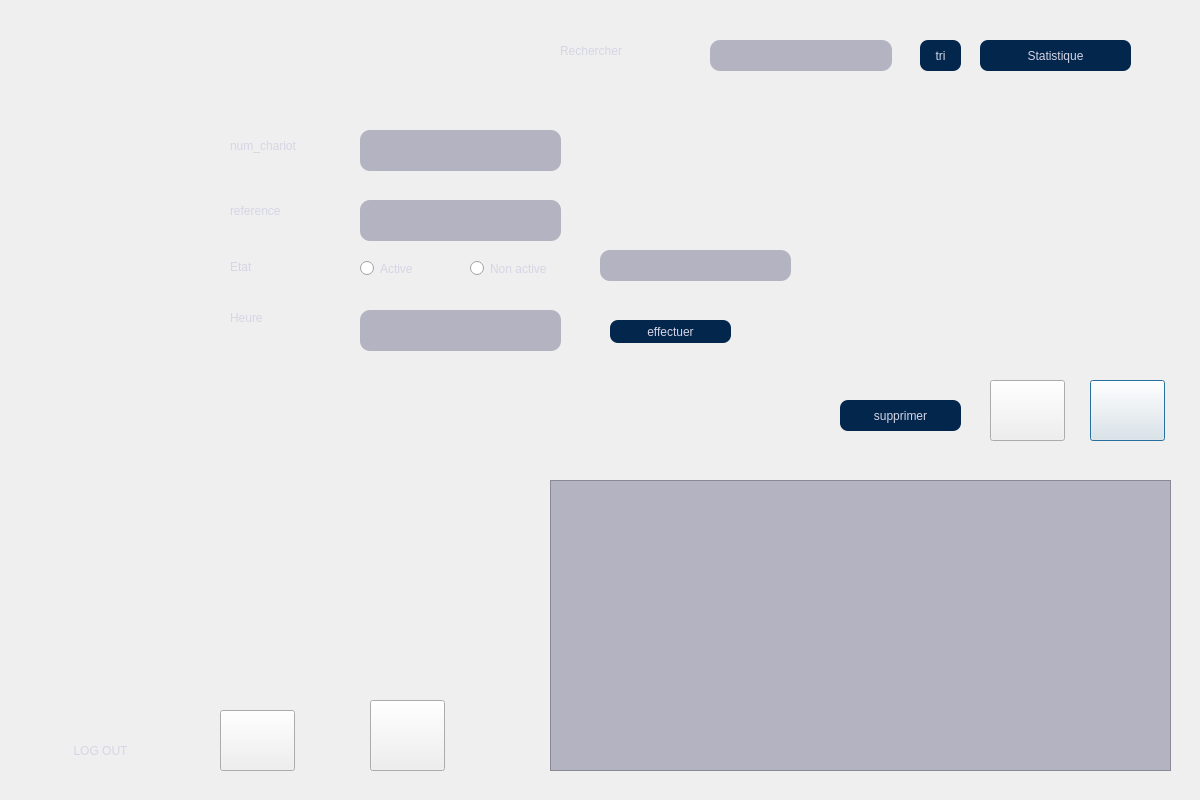
<?xml version="1.0" encoding="UTF-8"?>
<ui version="4.0">
 <class>chariot</class>
 <widget class="QDialog" name="chariot">
  <property name="geometry">
   <rect>
    <x>0</x>
    <y>0</y>
    <width>1200</width>
    <height>800</height>
   </rect>
  </property>
  <property name="windowTitle">
   <string>Dialog</string>
  </property>
  <widget class="QLineEdit" name="lineEdit_reference">
   <property name="geometry">
    <rect>
     <x>360</x>
     <y>200</y>
     <width>201</width>
     <height>41</height>
    </rect>
   </property>
   <property name="styleSheet">
    <string notr="true">/*background-color: transparent;
color: rgb(255, 255, 255);*/
QLineEdit { 
font: 63 8pt &quot;Yu Gothic UI Semibold&quot;;
background-color:rgb(179, 179, 193);
border-style: outset;
	color: rgb(0, 0, 0);
border-radius: 10px;
border-color: blue;
min-width: 10em;
padding: 6px;
}
QLineEdit:hover:!pressed {
background-color:rgb(213, 213, 229);
border-style: inset;
background-color:rgb(213, 213, 229);
background-color:rgb(213, 213, 229);
}
/*QLineEdit:selected {
background-color:rgb(179, 179, 193);
border-style: inset;
}*/
</string>
   </property>
  </widget>
  <widget class="QLabel" name="label">
   <property name="geometry">
    <rect>
     <x>230</x>
     <y>130</y>
     <width>191</width>
     <height>31</height>
    </rect>
   </property>
   <property name="styleSheet">
    <string notr="true">font: 87 10pt &quot;Lato Black&quot;;
	color: rgb(213, 213, 229);</string>
   </property>
   <property name="text">
    <string>num_chariot</string>
   </property>
  </widget>
  <widget class="QLabel" name="label_2">
   <property name="geometry">
    <rect>
     <x>230</x>
     <y>190</y>
     <width>161</width>
     <height>41</height>
    </rect>
   </property>
   <property name="styleSheet">
    <string notr="true">font: 87 10pt &quot;Lato Black&quot;;
	color: rgb(213, 213, 229);</string>
   </property>
   <property name="text">
    <string>reference</string>
   </property>
  </widget>
  <widget class="QTableView" name="tableView">
   <property name="geometry">
    <rect>
     <x>550</x>
     <y>480</y>
     <width>621</width>
     <height>291</height>
    </rect>
   </property>
   <property name="styleSheet">
    <string notr="true">background-color:rgb(179, 179, 193);</string>
   </property>
  </widget>
  <widget class="QPushButton" name="pushButton">
   <property name="geometry">
    <rect>
     <x>1090</x>
     <y>380</y>
     <width>75</width>
     <height>61</height>
    </rect>
   </property>
   <property name="styleSheet">
    <string notr="true">border-image: url(:/interface/yas.png);</string>
   </property>
   <property name="text">
    <string/>
   </property>
  </widget>
  <widget class="QPushButton" name="ng">
   <property name="geometry">
    <rect>
     <x>370</x>
     <y>700</y>
     <width>75</width>
     <height>71</height>
    </rect>
   </property>
   <property name="styleSheet">
    <string notr="true">border-image: url(:/interface/close.png);</string>
   </property>
   <property name="text">
    <string/>
   </property>
  </widget>
  <widget class="QRadioButton" name="radioButton_active">
   <property name="geometry">
    <rect>
     <x>360</x>
     <y>260</y>
     <width>82</width>
     <height>17</height>
    </rect>
   </property>
   <property name="styleSheet">
    <string notr="true">font: 87 10pt &quot;Lato Black&quot;;
	color: rgb(213, 213, 229);</string>
   </property>
   <property name="text">
    <string>Active</string>
   </property>
  </widget>
  <widget class="QRadioButton" name="radioButton_nonactive">
   <property name="geometry">
    <rect>
     <x>470</x>
     <y>260</y>
     <width>121</width>
     <height>17</height>
    </rect>
   </property>
   <property name="styleSheet">
    <string notr="true">font: 87 10pt &quot;Lato Black&quot;;
	color: rgb(213, 213, 229);</string>
   </property>
   <property name="text">
    <string>Non active</string>
   </property>
  </widget>
  <widget class="QLabel" name="label_3">
   <property name="geometry">
    <rect>
     <x>230</x>
     <y>260</y>
     <width>47</width>
     <height>13</height>
    </rect>
   </property>
   <property name="styleSheet">
    <string notr="true">font: 87 10pt &quot;Lato Black&quot;;
	color: rgb(213, 213, 229);</string>
   </property>
   <property name="text">
    <string>Etat</string>
   </property>
  </widget>
  <widget class="QLabel" name="label_4">
   <property name="geometry">
    <rect>
     <x>230</x>
     <y>310</y>
     <width>61</width>
     <height>16</height>
    </rect>
   </property>
   <property name="styleSheet">
    <string notr="true">font: 87 10pt &quot;Lato Black&quot;;
	color: rgb(213, 213, 229);</string>
   </property>
   <property name="text">
    <string>Heure</string>
   </property>
  </widget>
  <widget class="QLineEdit" name="lineEdit_heure">
   <property name="enabled">
    <bool>false</bool>
   </property>
   <property name="geometry">
    <rect>
     <x>360</x>
     <y>310</y>
     <width>201</width>
     <height>41</height>
    </rect>
   </property>
   <property name="styleSheet">
    <string notr="true">/*background-color: transparent;
color: rgb(255, 255, 255);*/
QLineEdit { 
font: 63 8pt &quot;Yu Gothic UI Semibold&quot;;
background-color:rgb(179, 179, 193);
border-style: outset;
	color: rgb(0, 0, 0);
border-radius: 10px;
border-color: blue;
min-width: 10em;
padding: 6px;
}
QLineEdit:hover:!pressed {
background-color:rgb(213, 213, 229);
border-style: inset;
background-color:rgb(213, 213, 229);
background-color:rgb(213, 213, 229);
}
/*QLineEdit:selected {
background-color:rgb(179, 179, 193);
border-style: inset;
}*/
</string>
   </property>
  </widget>
  <widget class="QLineEdit" name="lineEdit_etat">
   <property name="enabled">
    <bool>false</bool>
   </property>
   <property name="geometry">
    <rect>
     <x>600</x>
     <y>250</y>
     <width>191</width>
     <height>31</height>
    </rect>
   </property>
   <property name="styleSheet">
    <string notr="true">/*background-color: transparent;
color: rgb(255, 255, 255);*/
QLineEdit { 
font: 63 8pt &quot;Yu Gothic UI Semibold&quot;;
background-color:rgb(179, 179, 193);
border-style: outset;
	color: rgb(0, 0, 0);
border-radius: 10px;
border-color: blue;
min-width: 10em;
padding: 6px;
}
QLineEdit:hover:!pressed {
background-color:rgb(213, 213, 229);
border-style: inset;
background-color:rgb(213, 213, 229);
background-color:rgb(213, 213, 229);
}
/*QLineEdit:selected {
background-color:rgb(179, 179, 193);
border-style: inset;
}*/
</string>
   </property>
  </widget>
  <widget class="QPushButton" name="pushButton_tri">
   <property name="geometry">
    <rect>
     <x>920</x>
     <y>40</y>
     <width>41</width>
     <height>31</height>
    </rect>
   </property>
   <property name="styleSheet">
    <string notr="true">QPushButton{
font: 87 15pt &quot;Lato Black&quot;;
	color: rgb(213, 213, 229);
background-color:rgb(3, 38, 77);
border-radius:8px;
}
QPushButton::hover{
background-color:rgb(179, 179, 193);
}</string>
   </property>
   <property name="text">
    <string>tri</string>
   </property>
  </widget>
  <widget class="QPushButton" name="pushButton_statistique">
   <property name="geometry">
    <rect>
     <x>980</x>
     <y>40</y>
     <width>151</width>
     <height>31</height>
    </rect>
   </property>
   <property name="styleSheet">
    <string notr="true">QPushButton{
font: 87 15pt &quot;Lato Black&quot;;
	color: rgb(213, 213, 229);
background-color:rgb(3, 38, 77);
border-radius:8px;
}
QPushButton::hover{
background-color:rgb(179, 179, 193);
}</string>
   </property>
   <property name="text">
    <string>Statistique</string>
   </property>
  </widget>
  <widget class="QLabel" name="label_5">
   <property name="geometry">
    <rect>
     <x>560</x>
     <y>20</y>
     <width>141</width>
     <height>61</height>
    </rect>
   </property>
   <property name="styleSheet">
    <string notr="true">font: 87 15pt &quot;Lato Black&quot;;
	color: rgb(213, 213, 229);</string>
   </property>
   <property name="text">
    <string>Rechercher</string>
   </property>
  </widget>
  <widget class="QLineEdit" name="lineEdit_recherche">
   <property name="geometry">
    <rect>
     <x>710</x>
     <y>40</y>
     <width>182</width>
     <height>31</height>
    </rect>
   </property>
   <property name="styleSheet">
    <string notr="true">/*background-color: transparent;
color: rgb(255, 255, 255);*/
QLineEdit { 
font: 63 8pt &quot;Yu Gothic UI Semibold&quot;;
background-color:rgb(179, 179, 193);
border-style: outset;
	color: rgb(0, 0, 0);
border-radius: 10px;
border-color: blue;
min-width: 10em;
padding: 6px;
}
QLineEdit:hover:!pressed {
background-color:rgb(213, 213, 229);
border-style: inset;
background-color:rgb(213, 213, 229);
background-color:rgb(213, 213, 229);
}
/*QLineEdit:selected {
background-color:rgb(179, 179, 193);
border-style: inset;
}*/
</string>
   </property>
  </widget>
  <widget class="QPushButton" name="pushButton_modifier">
   <property name="geometry">
    <rect>
     <x>990</x>
     <y>380</y>
     <width>75</width>
     <height>61</height>
    </rect>
   </property>
   <property name="styleSheet">
    <string notr="true">border-image: url(:/interface/modifie button.png);
</string>
   </property>
   <property name="text">
    <string/>
   </property>
  </widget>
  <widget class="QPushButton" name="pushButton_effectuer">
   <property name="geometry">
    <rect>
     <x>610</x>
     <y>320</y>
     <width>121</width>
     <height>23</height>
    </rect>
   </property>
   <property name="styleSheet">
    <string notr="true">QPushButton{
font: 87 15pt &quot;Lato Black&quot;;
	color: rgb(213, 213, 229);
background-color:rgb(3, 38, 77);
border-radius:8px;
}
QPushButton::hover{
background-color:rgb(179, 179, 193);
}</string>
   </property>
   <property name="text">
    <string>effectuer</string>
   </property>
  </widget>
  <widget class="QLabel" name="label_6">
   <property name="geometry">
    <rect>
     <x>0</x>
     <y>-10</y>
     <width>1200</width>
     <height>800</height>
    </rect>
   </property>
   <property name="styleSheet">
    <string notr="true">border-image: url(:/interface/fond 1.png);
background-image: url(:/interface/advancedre.png);</string>
   </property>
   <property name="text">
    <string/>
   </property>
   <property name="pixmap">
    <pixmap>:/new/prefix1/gererchariot.png</pixmap>
   </property>
  </widget>
  <widget class="QPushButton" name="pushButton_retour">
   <property name="geometry">
    <rect>
     <x>220</x>
     <y>710</y>
     <width>75</width>
     <height>61</height>
    </rect>
   </property>
   <property name="styleSheet">
    <string notr="true">border-image: url(:/interface/menu.png);</string>
   </property>
   <property name="text">
    <string/>
   </property>
  </widget>
  <widget class="QLineEdit" name="beya">
   <property name="geometry">
    <rect>
     <x>360</x>
     <y>130</y>
     <width>201</width>
     <height>41</height>
    </rect>
   </property>
   <property name="styleSheet">
    <string notr="true">/*background-color: transparent;
color: rgb(255, 255, 255);*/
QLineEdit { 
font: 63 8pt &quot;Yu Gothic UI Semibold&quot;;
background-color:rgb(179, 179, 193);
border-style: outset;
	color: rgb(0, 0, 0);
border-radius: 10px;
border-color: blue;
min-width: 10em;
padding: 6px;
}
QLineEdit:hover:!pressed {
background-color:rgb(213, 213, 229);
border-style: inset;
background-color:rgb(213, 213, 229);
background-color:rgb(213, 213, 229);
}
/*QLineEdit:selected {
background-color:rgb(179, 179, 193);
border-style: inset;
}*/
</string>
   </property>
  </widget>
  <widget class="QPushButton" name="pushButton_2">
   <property name="geometry">
    <rect>
     <x>840</x>
     <y>400</y>
     <width>121</width>
     <height>31</height>
    </rect>
   </property>
   <property name="styleSheet">
    <string notr="true">QPushButton{
font: 87 15pt &quot;Lato Black&quot;;
	color: rgb(213, 213, 229);
background-color:rgb(3, 38, 77);
border-radius:8px;
}
QPushButton::hover{
background-color:rgb(179, 179, 193);
}</string>
   </property>
   <property name="text">
    <string>supprimer</string>
   </property>
  </widget>
  <widget class="QPushButton" name="pushButton_37">
   <property name="geometry">
    <rect>
     <x>10</x>
     <y>720</y>
     <width>181</width>
     <height>61</height>
    </rect>
   </property>
   <property name="styleSheet">
    <string notr="true">/*background-color: transparent;
color: rgb(255, 255, 255);*/
QPushButton { 
font: 87 8pt &quot;Lato Black&quot;;
background-color: transparent;
border-style: outset;
	color: rgb(213, 213, 229);
border-radius: 10px;
border-color: blue;
min-width: 10em;
padding: 6px;
}
QPushButton:hover:!pressed {
background-color: rgb(3, 38, 77);
border-style: inset;
}</string>
   </property>
   <property name="text">
    <string>LOG OUT</string>
   </property>
  </widget>
  <zorder>label_6</zorder>
  <zorder>lineEdit_reference</zorder>
  <zorder>label</zorder>
  <zorder>label_2</zorder>
  <zorder>tableView</zorder>
  <zorder>pushButton</zorder>
  <zorder>ng</zorder>
  <zorder>radioButton_active</zorder>
  <zorder>radioButton_nonactive</zorder>
  <zorder>label_3</zorder>
  <zorder>label_4</zorder>
  <zorder>lineEdit_heure</zorder>
  <zorder>lineEdit_etat</zorder>
  <zorder>pushButton_tri</zorder>
  <zorder>pushButton_statistique</zorder>
  <zorder>label_5</zorder>
  <zorder>lineEdit_recherche</zorder>
  <zorder>pushButton_modifier</zorder>
  <zorder>pushButton_effectuer</zorder>
  <zorder>pushButton_retour</zorder>
  <zorder>beya</zorder>
  <zorder>pushButton_2</zorder>
  <zorder>pushButton_37</zorder>
 </widget>
 <resources/>
 <connections/>
</ui>
